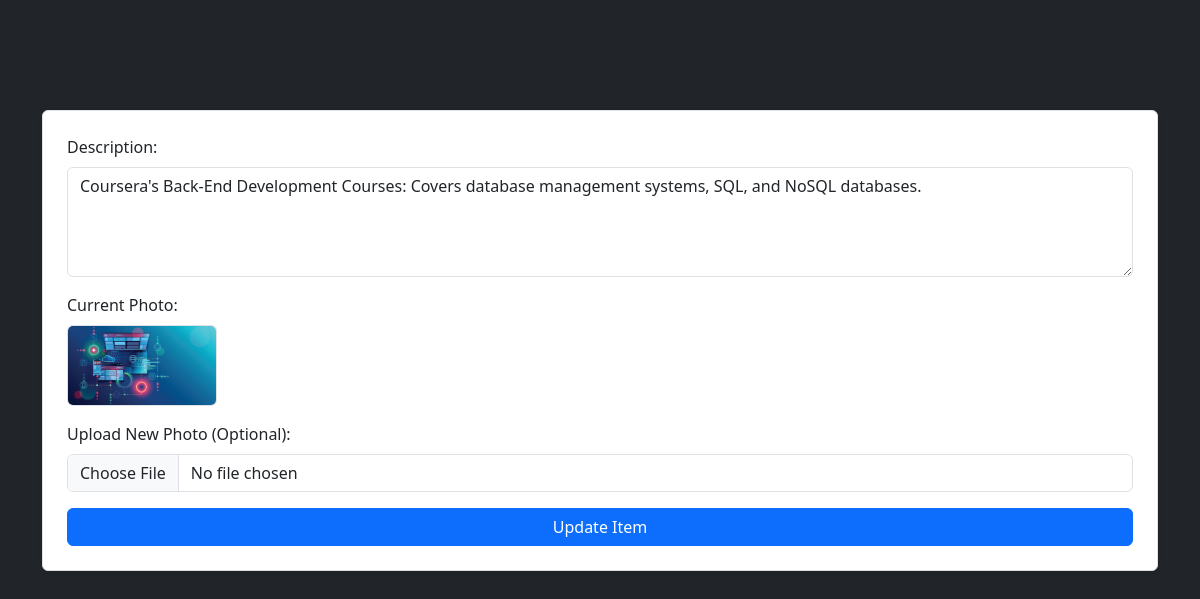
The app's page /edit_item.php?id=12 (signed in) with its own data.
### tables this page shows
CREATE TABLE `items` (
  `id` int(11) NOT NULL,
  `description` text NOT NULL,
  `photo` varchar(100) DEFAULT NULL,
  `created_by` int(11) DEFAULT NULL
);

### edit_item.php (the view, shortened to what this page needs)
<?php
include 'db_connect.php';
$item = null;
if (isset($_GET['id'])) {
    $item_id = $_GET['id'];
    if (isset($_SESSION['user_level']) && $_SESSION['user_level'] === 'admin') {
        $stmt = $conn->prepare("SELECT description, photo FROM Items WHERE id = ?");
        $stmt->bind_param("i", $item_id);
    } else {
        $stmt = $conn->prepare("SELECT description, photo FROM Items WHERE id = ? AND created_by = ?");
        $stmt->bind_param("ii", $item_id, $_SESSION['user_id']);
    }
    $stmt->execute();
    $result = $stmt->get_result();
    if ($result->num_rows > 0) {
        $item = $result->fetch_assoc();
    } else {
        $alertMessage = "Item not found or you do not have permission to edit this item.";
        $alertType = "danger";
    }
} else {
    $alertMessage = "Invalid item ID.";
    $alertType = "danger";
}
?>
<!DOCTYPE html>
<html lang="en">
<head>
    <link href="https://cdn.jsdelivr.net/npm/bootstrap@5.3.0-alpha1/dist/css/bootstrap.min.css" rel="stylesheet">
</head>
<body class="bg-dark">
    <div class="container mt-5">
        <h2 class="text-center mb-4">Edit Item</h2>
        <?php if ($item): ?>
            <form action="edit_item.php?id=<?= $item_id ?>" method="post" enctype="multipart/form-data" class="border p-4 bg-white rounded shadow-sm">
                <div class="mb-3">
                    <label for="description" class="form-label">Description:</label>
                    <textarea id="description" name="description" class="form-control" rows="4" required><?= htmlspecialchars($item['description']) ?></textarea>
                </div>
                <?php if ($item['photo']): ?>
                    <div class="mb-3">
                        <label class="form-label">Current Photo:</label>
                        <div>
                            <img src="uploads/<?= htmlspecialchars($item['photo']) ?>" alt="Current Photo" width="150" class="border rounded">
                        </div>
                    </div>
                <?php endif; ?>
                <div class="mb-3">
                    <label for="photo" class="form-label">Upload New Photo (Optional):</label>
                    <input type="file" id="photo" name="photo" class="form-control" accept="image/*">
                </div>
                <button type="submit" class="btn btn-primary w-100">Update Item</button>
            </form>
        <?php endif; ?>
    </div>
</body>
</html>

### records on screen
items: description "Coursera's Back-End Development Courses: Covers database management systems, SQL, and NoSQL databases.", photo (picture)
